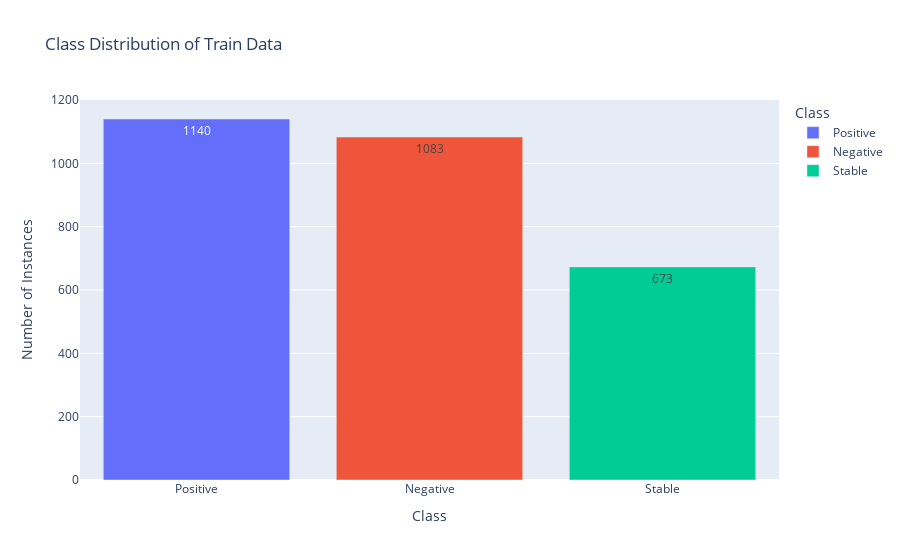

Write notebook code for a chart like this one.
### Code cell
# Get the value counts for the classes
value_counts = y_train.value_counts()

# Create a DataFrame for Plotly
value_counts_df = pd.DataFrame({'Class': value_counts.index, 'Count': value_counts.values})

# Create the bar chart using Plotly
fig = px.bar(value_counts_df, 
             x='Class', 
             y='Count', 
             title='Class Distribution of Train Data', 
             labels={'Class': 'Class', 'Count': 'Number of Instances'}, 
             color='Class',
             text='Count')

fig.show()

### Figure 1 — Plotly figure (JSON) as saved in the notebook; plotly's stock layout.template omitted (floating-point values rounded to 4 significant figures)
{"data": [{"alignmentgroup": "True", "hovertemplate": "Class=%{x}<br>Number of Instances=%{text}<extra></extra>", "legendgroup": "Positive", "marker": {"color": "#636efa", "pattern": {"shape": ""}}, "name": "Positive", "offsetgroup": "Positive", "orientation": "v", "showlegend": true, "text": [1140], "textposition": "auto", "type": "bar", "x": ["Positive"], "xaxis": "x", "y": [1140], "yaxis": "y"}, {"alignmentgroup": "True", "hovertemplate": "Class=%{x}<br>Number of Instances=%{text}<extra></extra>", "legendgroup": "Negative", "marker": {"color": "#EF553B", "pattern": {"shape": ""}}, "name": "Negative", "offsetgroup": "Negative", "orientation": "v", "showlegend": true, "text": [1083], "textposition": "auto", "type": "bar", "x": ["Negative"], "xaxis": "x", "y": [1083], "yaxis": "y"}, {"alignmentgroup": "True", "hovertemplate": "Class=%{x}<br>Number of Instances=%{text}<extra></extra>", "legendgroup": "Stable", "marker": {"color": "#00cc96", "pattern": {"shape": ""}}, "name": "Stable", "offsetgroup": "Stable", "orientation": "v", "showlegend": true, "text": [673], "textposition": "auto", "type": "bar", "x": ["Stable"], "xaxis": "x", "y": [673], "yaxis": "y"}], "layout": {"barmode": "relative", "legend": {"title": {"text": "Class"}, "tracegroupgap": 0}, "title": {"text": "Class Distribution of Train Data"}, "xaxis": {"anchor": "y", "categoryarray": ["Positive", "Negative", "Stable"], "categoryorder": "array", "domain": [0, 1], "title": {"text": "Class"}}, "yaxis": {"anchor": "x", "domain": [0, 1], "title": {"text": "Number of Instances"}}}}
